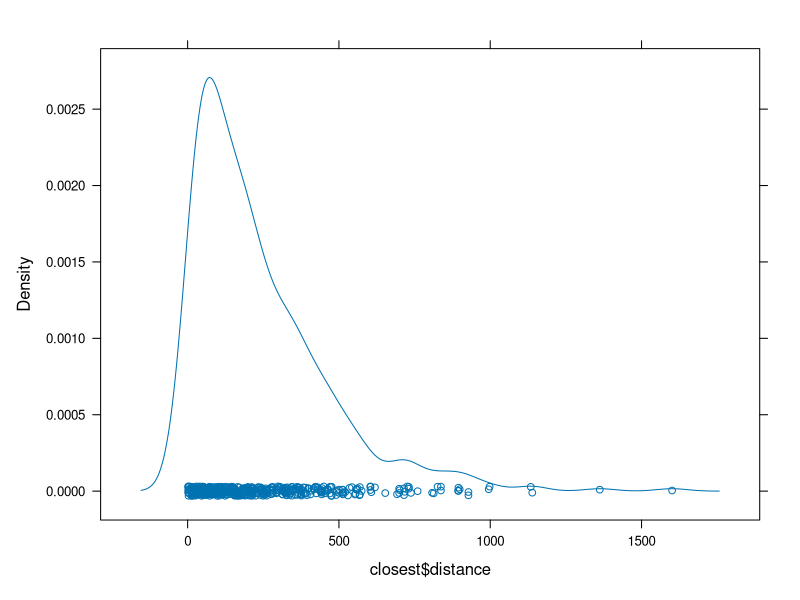
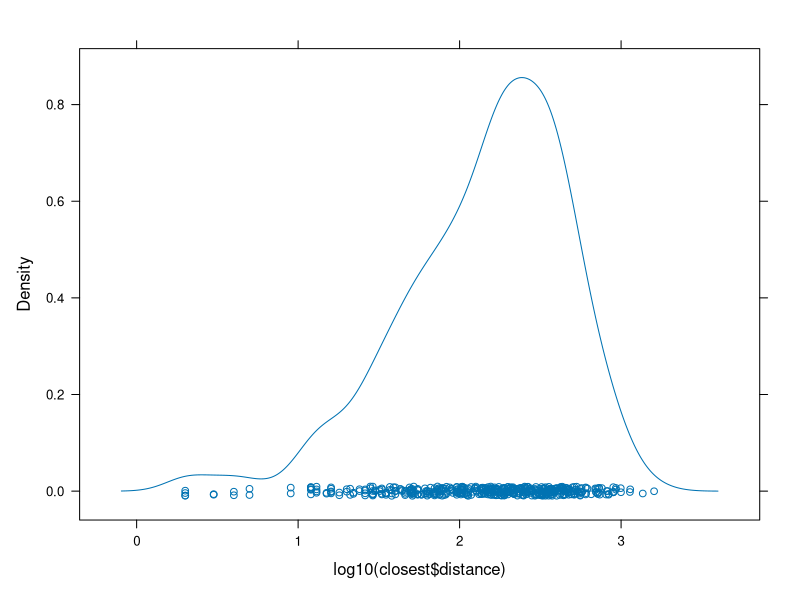
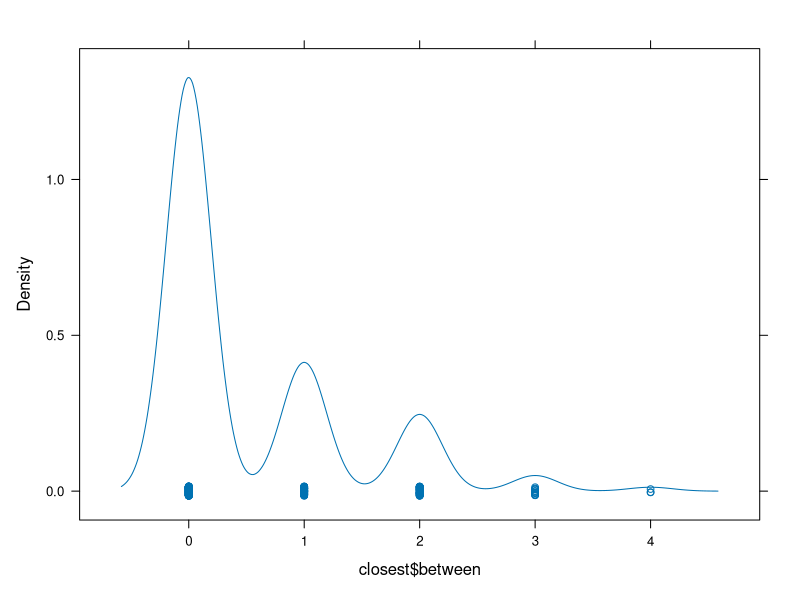
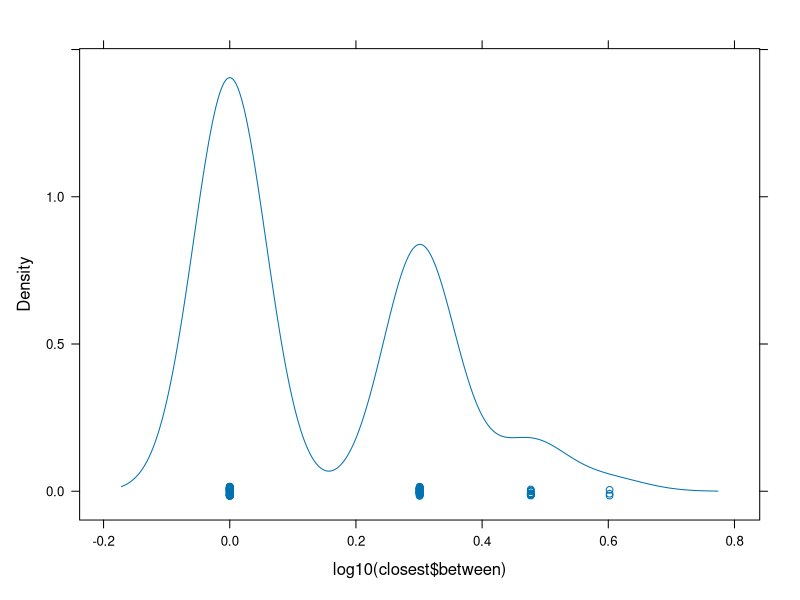
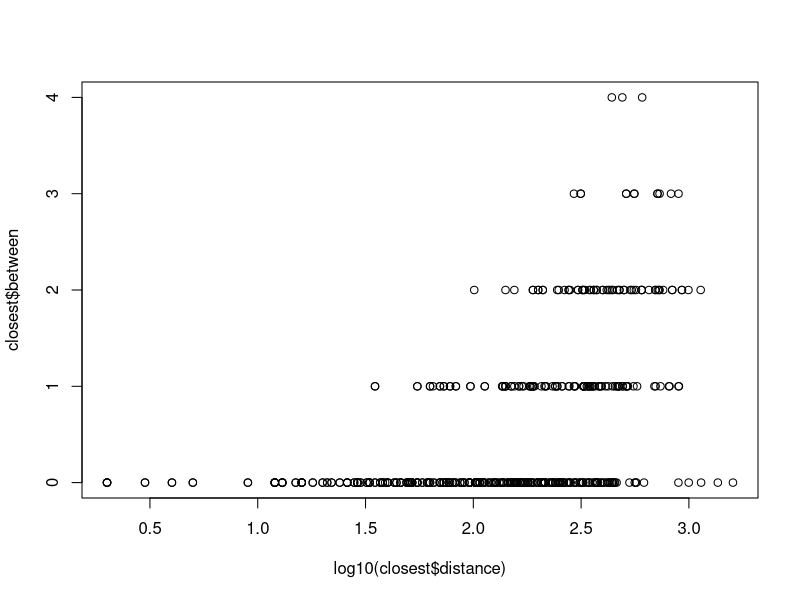

Write the R code that produced these figures, in order.
## Draft for analysis of clustering of sex-de genes, based on unidimensional spatial distances

## Ideal workflow:
# Create vector of gene positions, identify number of genes between any pair of gene (distance matrix, also possible in kb or cM), index all sex DE genes and calculate distance to nearest sex DE gene. Look at distribution
# Model to be analyzed as poisson/negative binomial (discrete occurrences) or random walk

## Final method workflow: import positions as vector, calculate differences and store in matrix, calculate closeness (1/abs(d)) of next de gene (non-de excluded via multiplication by zero). Store position of closest match, absolute distance and number of intervening non DE genes (distance<next de distance)
## MUST either add correction for genes on margin of scaffold OR remove them from test set
## Create vector of gene positions
a<-sample(230000, 1000, replace=F)
# create vector of sex de
de<-rbinom(1000,1,0.5)

# Create distance matrix between any pair of genes
d<-sapply(a, function(x){x-a})
# and remove diagonal
d[which(d==0)]<-NA
# for all sex de find closest other sex de, distance and number of genes between the two
closest<-data.frame(genepos=rep(NA, length(de)), distance=rep(NA, length(de)), between=rep(NA, length(de)))
for (i in 1:length(de)){
  if (de[i]==1){
    # find closest by max 1/distance, remove non de multiplying by zero
    closest$genepos[i]<-which.max((1/abs(d[i,]))*de)
    closest$distance[i]<-d[i,closest$genepos[i]]
    # If closest is positive, find lower distances (greater than zero)
    if (closest$distance[i]>0){
      closest$between[i]<-sum(d[i,which(d[i,]>0)]<closest$distance[i])}
    # If closest is negative, find higher distances (lower than zero)
    else {
      closest$between[i]<-sum(d[i,which(d[i,]<0)]>closest$distance[i])}
    closest$distance[i]<-abs(closest$distance[i])
  }
}
closest

library(lattice)
densityplot(closest$distance)
densityplot(log10(closest$distance))
densityplot(closest$between)
densityplot(log10(closest$between))
plot(log10(closest$distance), closest$between)


### Remaining problems: different chromosomes, infinite distances. Solutions
# a: create list of positions and apply to list, then merge results
# b: store also chromosome information. if chromosomes differ, set distance to NA

# Test of patchyness: compare with random distribution of betweenness (poisson, lambda=observed proportion of DE)
# Expected betweenness: clustered<1/p(DE)<overdispersed
# Expected relationship between distance and betweennes: between genes=(1-p(DE))*genes/bp*bp (does not account for gene size)

## IMPORTANT NOTE: these additional metrics (absolute distance and between genes) can be used in the binomial model to test for medium-scale spatial correlation of gene expression (i.e. chromatine remodelling?) or bidirectional enhancers

## Multivariate alternative: compare topological overlap for distance matrix and gene expression correlation matrix